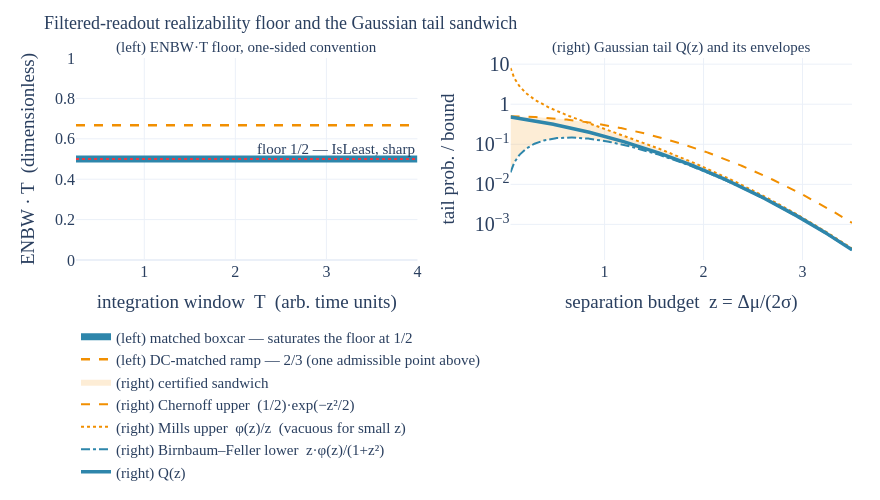

Notebook source saved alongside this figure:
### Code cell
# viz-ref: fig_d12_enbw_matched_filter
V.fig_d12_enbw_matched_filter().show()

### Figure 1 — Plotly figure (JSON) as saved in the notebook; plotly's stock layout.template omitted (floating-point values rounded to 4 significant figures; data arrays with more than 128 entries replaced by an {"elided": "..."} marker saying what was removed)
{"data": [{"line": {"color": "#2E86AB", "width": 7}, "mode": "lines", "name": "(left) matched boxcar — saturates the floor at 1/2", "type": "scatter", "x": {"elided": "400 float values"}, "xaxis": "x", "y": {"elided": "400 float values"}, "yaxis": "y"}, {"line": {"color": "#F18F01", "dash": "dash", "width": 2.5}, "mode": "lines", "name": "(left) DC-matched ramp — 2/3 (one admissible point above)", "type": "scatter", "x": {"elided": "400 float values"}, "xaxis": "x", "y": {"elided": "400 float values"}, "yaxis": "y"}, {"fill": "toself", "fillcolor": "rgba(241, 143, 1, 0.16)", "hoverinfo": "skip", "line": {"width": 0}, "name": "(right) certified sandwich", "type": "scatter", "x": {"elided": "800 float values"}, "xaxis": "x2", "y": {"elided": "800 float values"}, "yaxis": "y2"}, {"line": {"color": "#F18F01", "dash": "dash", "width": 2}, "mode": "lines", "name": "(right) Chernoff upper  (1/2)·exp(−z²/2)", "type": "scatter", "x": {"elided": "400 float values"}, "xaxis": "x2", "y": {"elided": "400 float values"}, "yaxis": "y2"}, {"line": {"color": "#F18F01", "dash": "dot", "width": 2}, "mode": "lines", "name": "(right) Mills upper  φ(z)/z  (vacuous for small z)", "type": "scatter", "x": {"elided": "400 float values"}, "xaxis": "x2", "y": {"elided": "400 float values"}, "yaxis": "y2"}, {"line": {"color": "#2E86AB", "dash": "dashdot", "width": 2}, "mode": "lines", "name": "(right) Birnbaum–Feller lower  z·φ(z)/(1+z²)", "type": "scatter", "x": {"elided": "400 float values"}, "xaxis": "x2", "y": {"elided": "400 float values"}, "yaxis": "y2"}, {"line": {"color": "#2E86AB", "width": 3.5}, "mode": "lines", "name": "(right) Q(z)", "type": "scatter", "x": {"elided": "400 float values"}, "xaxis": "x2", "y": {"elided": "400 float values"}, "yaxis": "y2"}], "layout": {"annotations": [{"font": {"size": 15}, "showarrow": false, "text": "(left) ENBW·T floor, one-sided convention", "x": 0.22, "xanchor": "center", "xref": "paper", "y": 1.0, "yanchor": "bottom", "yref": "paper"}, {"font": {"size": 15}, "showarrow": false, "text": "(right) Gaussian tail Q(z) and its envelopes", "x": 0.78, "xanchor": "center", "xref": "paper", "y": 1.0, "yanchor": "bottom", "yref": "paper"}, {"font": {"size": 15}, "showarrow": false, "text": "floor 1/2 — IsLeast, sharp", "x": 1, "xanchor": "right", "xref": "x domain", "y": 0.5, "yanchor": "bottom", "yref": "y"}], "font": {"family": "Times New Roman, Nimbus Roman, DejaVu Serif, serif", "size": 16}, "height": 500, "legend": {"font": {"size": 15}, "orientation": "h", "x": 0.0, "y": -0.3, "yanchor": "top"}, "margin": {"b": 170, "l": 76, "r": 28, "t": 58}, "shapes": [{"line": {"color": "#E63946", "dash": "dot", "width": 2}, "type": "line", "x0": 0, "x1": 1, "xref": "x domain", "y0": 0.5, "y1": 0.5, "yref": "y"}], "title": {"font": {"size": 18}, "text": "Filtered-readout realizability floor and the Gaussian tail sandwich"}, "width": 880, "xaxis": {"anchor": "y", "domain": [0.0, 0.44], "title": {"text": "integration window  T  (arb. time units)"}}, "xaxis2": {"anchor": "y2", "domain": [0.56, 1.0], "title": {"text": "separation budget  z = Δμ/(2σ)"}}, "yaxis": {"anchor": "x", "domain": [0.0, 1.0], "range": [0.0, 1.0], "title": {"text": "ENBW · T  (dimensionless)"}}, "yaxis2": {"anchor": "x2", "domain": [0.0, 1.0], "dtick": 1, "exponentformat": "power", "showexponent": "all", "title": {"text": "tail prob. / bound"}, "type": "log"}}}
